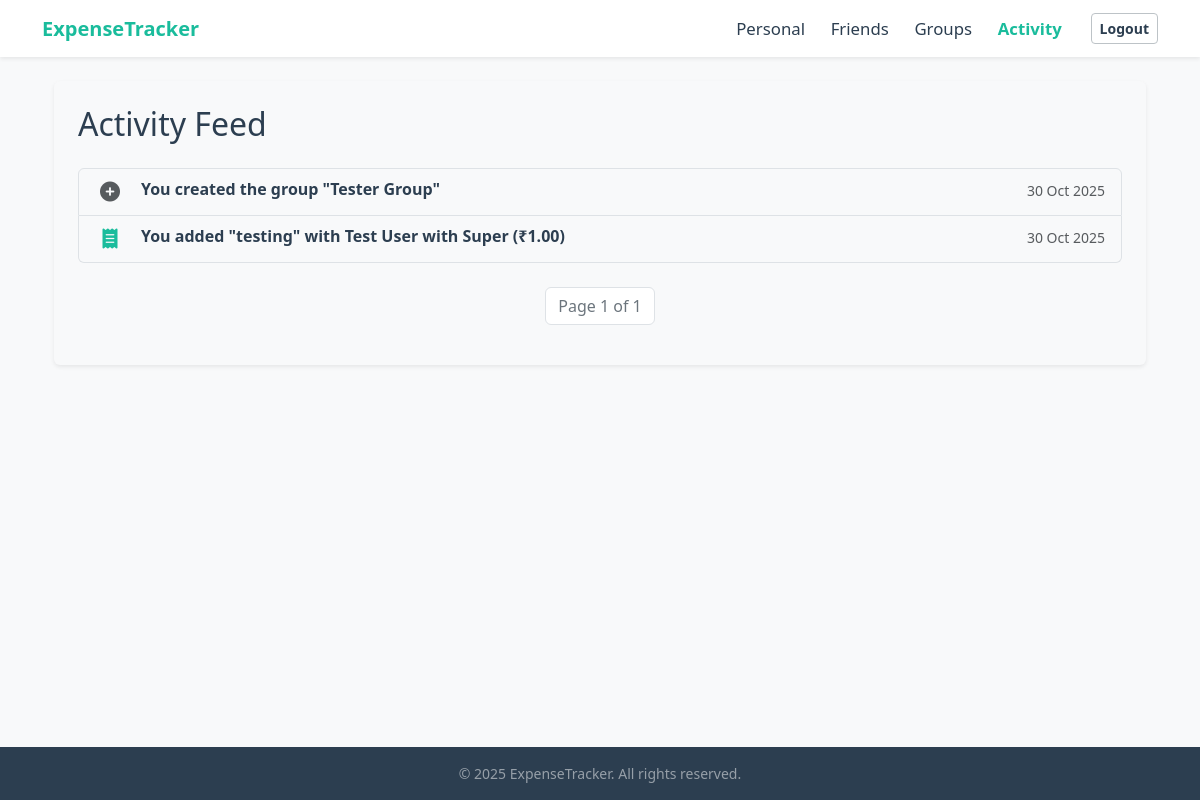
Screenshot of /tracker/activity/ (signed in) with the database file from the repository.
### tracker/models.py (models this page shows, shortened)
class Groups(models.Model):
    CATEGORY_CHOICES = [
        ('Trip', 'Trip'),
        ('Home', 'Home'),
        ('Couple', 'Couple'),
        ('Other', 'Other'),
    ]
    name = models.CharField(max_length=100)
    category = models.CharField(max_length=80,choices=CATEGORY_CHOICES)
    created_by = models.ForeignKey(UserRegistration, on_delete=models.CASCADE, related_name='created_groups')
    members = models.ManyToManyField(UserRegistration, related_name='groups')
    created_at = models.DateTimeField(auto_now_add=True)

class FriendExpense(models.Model):
    user = models.ForeignKey(UserRegistration, on_delete=models.CASCADE, related_name='friend_expense_owner')
    friend_user = models.ForeignKey(UserRegistration, on_delete=models.CASCADE, related_name='friend_expense_friend')
    title = models.CharField(max_length=200)
    amount = models.FloatField()
    category = models.CharField(max_length=80)
    date = models.DateField(auto_now_add=True)
    description = models.TextField(blank=True,null=True)
    paid_by = models.ForeignKey(UserRegistration, on_delete=models.CASCADE, related_name='paid_expenses',blank=True,null=True)
    amount_owed = models.FloatField(default=0) #Amount the user owes
    group = models.ForeignKey('Groups', on_delete=models.SET_NULL, blank=True, null=True, related_name="payments")

class UserRegistration(models.Model):
    name = models.CharField(max_length=100)
    email = models.CharField(max_length=100,unique=True)
    password = models.CharField(max_length=100)

### tracker/views.py (the view, shortened to what this page needs)
# urls.py: path('activity/', views.activity_dashboard, name='activity_dashboard'),
def activity_dashboard(request):
    if 'username' not in request.session:
        messages.error(request, "Please log in to access this page.")
        return redirect('login')
    user_id = request.session.get('user_id')
    user = get_object_or_404(UserRegistration, id=user_id)
    activity_list = []
    friend_expenses = FriendExpense.objects.filter(
        Q(user=user) | Q(friend_user=user)
    ).select_related('user', 'friend_user', 'paid_by', 'group').order_by('-date') # Use 'date' field
    for item in friend_expenses:
        activity_date = getattr(item, 'date', getattr(item, 'created_at', None))
        if activity_date:
            activity_list.append({
                'date': activity_date,
                'type': 'friend_expense',
                'details': item
            })
    group_expenses = GroupExpense.objects.filter(
        group__members=user
    ).select_related('group', 'paid_by').order_by('-date') # Use 'date' field
    groups_involved = Groups.objects.filter(members=user).order_by('-created_at') # Assumes 'created_at' field
    for item in groups_involved:
        if hasattr(item, 'created_at'):
            activity_list.append({
                'date': item.created_at,
                'type': 'group_creation',
                'details': item
            })
    sorted_activities = sorted(
    [act for act in activity_list if act.get('date')],
    key=lambda x: (
        datetime.combine(x['date'], datetime.min.time()) if isinstance(x['date'], date) and not isinstance(x['date'], datetime)
        else timezone.make_naive(x['date']) if timezone.is_aware(x['date'])
        else x['date']
    ),
    reverse=True
)
    paginator = Paginator(sorted_activities, 10) # Show 10 activities per page
    page_number = request.GET.get('page')
    activities_page_obj = paginator.get_page(page_number)
    context = {
        'activities_page_obj': activities_page_obj,
        'current_user': user # Pass user for template logic
    }
    return render(request, 'tracker/activity.html', context)

### tracker/templates/tracker/activity.html (shortened to what this page needs)
{% extends 'tracker/base.html' %}
{% load static %}
{% block content %}
<div class="container mt-4">
    <div class="card shadow-sm border-0 mt-4">
        <div class="card-body p-4">
            <h2 class="mb-0 fw-light">Activity Feed</h2><br>
            <ul class="list-group">
                {% for activity in activities_page_obj %}
                    <li class="list-group-item list-group-item-action d-flex align-items-center">
                        <div class="me-3 fs-5 text-center" style="width: 30px;">
                            {% if activity.type == 'friend_expense' %}
                                {% with expense=activity.details %}
                                    {% if expense.title == "Payment" %}
                                        <i class="fas fa-handshake text-success"></i>
                                    {% else %}
                                        <i class="fas fa-receipt text-primary"></i>
                                    {% endif %}
                                {% endwith %}
                            {% elif activity.type == 'group_expense' %}
                                <i class="fas fa-users text-primary"></i>
                            {% elif activity.type == 'group_creation' %}
                                <i class="fas fa-plus-circle text-muted"></i>
                            {% elif activity.type == 'personal_expense' %}
                                <i class="fas fa-user text-secondary"></i>
                            {% else %}
                                <i class="fas fa-info-circle text-muted"></i>
                            {% endif %}
                        </div>
                        <div class="flex-grow-1">
                            <div class="d-flex w-100 justify-content-between">
                                <h6 class="mb-1">
                                    {% if activity.type == 'friend_expense' %}
                                        {% with expense=activity.details %}
                                            {% if expense.title == "Payment" %}
                                                {% if expense.paid_by == current_user %}
                                                    You paid <strong>{{ expense.friend_user.name }}</strong> ₹{{ expense.amount|floatformat:2 }}
                                                {% else %}
                                                    <strong>{{ expense.paid_by.name }}</strong> paid you ₹{{ expense.amount|floatformat:2 }}
                                                {% endif %}
                                                {% if expense.group %}
                                                    <small class="text-muted"> in group "{{ expense.group.name }}"</small>
                                                {% else %}
                                                    <small class="text-muted"> (direct friend payment)</small>
                                                {% endif %}
                                            {% else %}
                                                {% if expense.user == current_user %}
                                                    You added "<strong>{{ expense.title }}</strong>" with <strong>{{ expense.friend_user.name }}</strong> (₹{{ expense.amount|floatformat:2 }})
                                                {% else %}
                                                    <strong>{{ expense.user.name }}</strong> added "<strong>{{ expense.title }}</strong>" with you (₹{{ expense.amount|floatformat:2 }})
                                                {% endif %}
                                            {% endif %}
                                        {% endwith %}
                                    {% elif activity.type == 'group_expense' %}
                                        {% with expense=activity.details %}
                                            <strong>{{ expense.paid_by.name }}</strong> added "<strong>{{ expense.title }}</strong>" (₹{{ expense.amount|floatformat:2 }}) to group "<strong>{{ expense.group.name }}</strong>"
                                        {% endwith %}
                                    {% elif activity.type == 'group_creation' %}
                                        {% with group=activity.details %}
                                             You created the group "<strong>{{ group.name }}</strong>"
                                        {% endwith %}
                                    {% elif activity.type == 'personal_expense' %}
                                         {% with expense=activity.details %}
                                            You added personal expense "<strong>{{ expense.title }}</strong>" (₹{{ expense.amount|floatformat:2 }})
                                        {% endwith %}
                                    {% else %}
                                        Unknown activity type
                                    {% endif %}
                                </h6>
                                <small class="text-muted">{{ activity.date|date:"d M Y" }}</small>
                            </div>
                        </div>
                    </li>
                {% empty %}
                    <li class="list-group-item text-center text-muted py-3">No activity yet.</li>
                {% endfor %}
            </ul>
            <nav aria-label="Activity navigation" class="mt-4">
                <ul class="pagination justify-content-center">
                    <li class="page-item disabled">
                        <span class="page-link">
                            Page {{ activities_page_obj.number }} of {{ activities_page_obj.paginator.num_pages }}
                        </span>
                    </li>
                </ul>
            </nav>
        </div>
    </div>
    </div>
{% endblock %}

### tracker/static/tracker/css/custom.css (style rules this page uses)
:root { --bs-primary: #1ABC9C !important; --bs-primary-rgb: 26, 188, 156 !important; --bs-primary-darker: #16a085; --bs-danger: #E74C3C; --bs-danger-rgb: 231, 76, 60; --bs-danger-darker: #c0392b; --bs-success: #1ABC9C !important; --bs-success-rgb: 26, 188, 156 !important; --bs-info: #3498db; --bs-warning: #f39c12; --bs-body-color: #2C3E50; --bs-body-bg: #F8F9FA; --bs-light: #F8F9FA; --bs-light-rgb: 248, 249, 250; --bs-dark: #2C3E50; --bs-dark-rgb: 44, 62, 80; --bs-white: #FFFFFF; --bs-white-rgb: 255, 255, 255; --bs-card-border-color: transparent; --bs-card-bg: #FFFFFF; --bs-secondary-text-emphasis: #555; --bs-link-color: var(--bs-primary); --bs-link-hover-color: var(--bs-primary-darker); }
body { color: var(--bs-body-color); background-color: var(--bs-body-bg); }
h1, h2, h3, h4, h5, h6 { color: var(--bs-body-color); font-weight: 600; }
.card .pagination .page-link, .container .pagination .page-link { color: var(--bs-primary) !important; border-color: #dee2e6 !important; background-color: var(--bs-white) !important; box-shadow: none !important; }
.card .pagination .page-item.disabled .page-link, .container .pagination .page-item.disabled .page-link { color: #6c757d !important; background-color: var(--bs-white) !important; border-color: #dee2e6 !important; }

### rows the page displays
Groups: details.name "Tester Group", date "30 Oct 2025"
FriendExpense: details "testing", details.friend_user.name "Test User with Super", details.amount "1.00", date "30 Oct 2025"

### other values shown
{{ activities_page_obj.number }} "1"
{{ activities_page_obj.paginator.num_pages }} "1"
